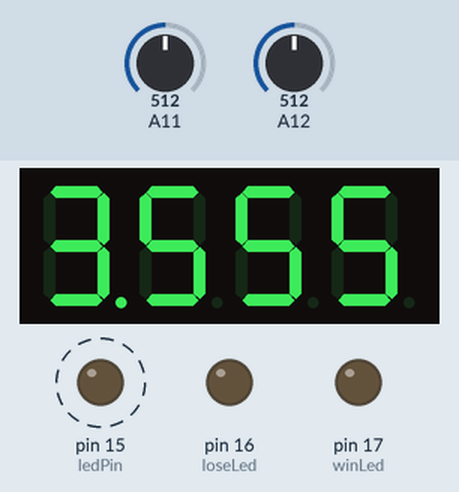
Recording of a sketch running on a simulated Arduino Mega 2560, built with avr-gcc and run on an emulated ATmega2560. Shown: 4-digit seven-segment display, output pins drawn as LEDs (lit = HIGH). Dashed ring = blinking. Inputs (shaded band) come from the test bench; at power-on: A11 = 512, A12 = 512. Random numbers use the default seed unless the sketch sets one; what the sketch prints to the serial monitor is not drawn.

Above: at 1.2 s.
1.3 s: A11 set to 716
At 2.9 s:
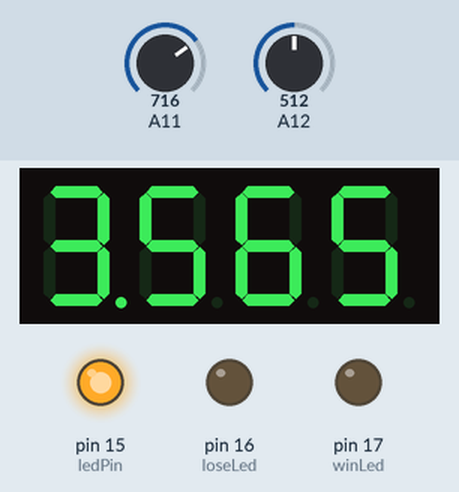
3.1 s: A12 set to 716
At 5.4 s:
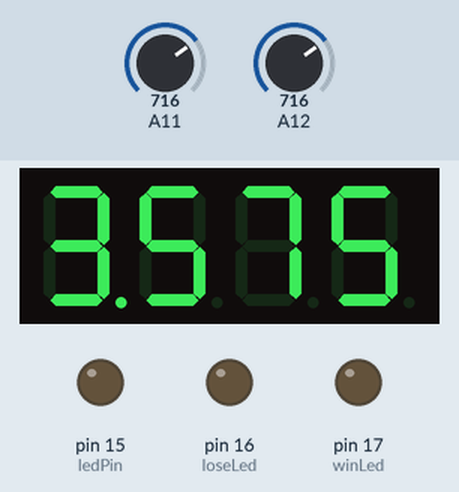
5.9 s: A11 set to 900
At 6.5 s:
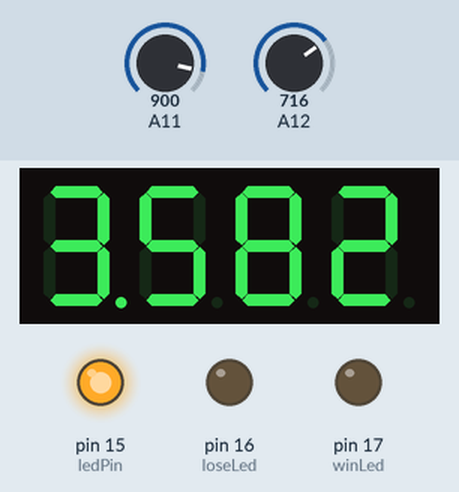
8.1 s: A12 set to 900
At 9.1 s:
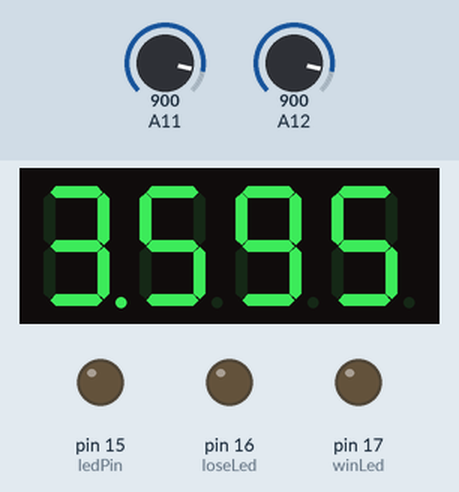
10.1 s: A11 set to 1023
At 12.0 s:
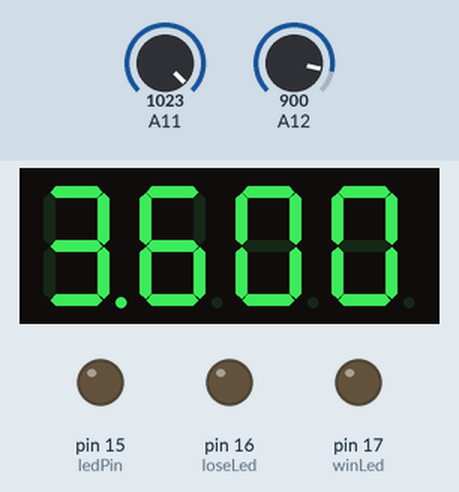
12.4 s: A12 set to 306
At 13.4 s:
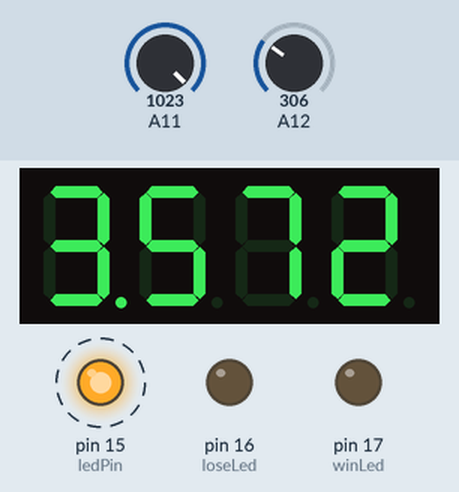
Timing chart, 0 to 15.4 s (numbered marks = the images above; inputs shaded):
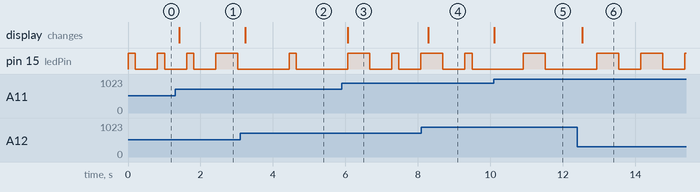

The sketch:

arduinoTesting.ino
```cpp
// Demo the quad alphanumeric display LED backpack kit
// scrolls through every character, then scrolls Serial
// input onto the display

#include <Wire.h>
#include <Adafruit_GFX.h>
#include "Adafruit_LEDBackpack.h"

//For letters
char* letters[] = {
".-", "-...", "-.-.", "-..", ".", "..-.", "--.", "....", "..", // A-I
".---", "-.-", ".-..", "--", "-.", "---", ".--.", "--.-", ".-.", // J-R
"...", "-", "..-", "...-", ".--", "-..-", "-.--", "--.." // S-Z
};

//For Numbers
char* numbers[] = {
  "-----", ".----", "..---", "...--", "....-", ".....",
"-....", "--...", "---..", "----."
};

char * words[] = {"shell", "halls", "slick", "trick", "boxes", "leaks", "strobe", "bistro", "flick", "bombs", "break", "brick", "steak", "sting", "vector", "beats"};

#define potPinB 28
#define potPinA 27
#define buttonPin 0
#define ledPin 15
#define winLed 17
#define loseLed 16
int indexTime = 0;
int reqDel = 0;
int dotDelay = 200;
int finalSeq[] = {};
int *sequence[] = {};
char challenge[6];
int challengeNum;
bool win = false;
bool doCheckWin = false;
char morseLetter;
char ch;
bool morseCharSpace = false;

static const PROGMEM uint8_t alphafonttable[] = {
    0b01001111, // 0
    0b00000110, // 1
    0b01011011, // 2
    0b01001111, // 3
    0b01100110, // 4
    0b01101111, // 5
    0b01111101, // 6
    0b00000111, // 7
    0b01111111, // 8
    0b01101111 // 9
};


Adafruit_AlphaNum4 alpha4 = Adafruit_AlphaNum4();


int map(int x, float in_min, float in_max, float out_min, float out_max){
  return int((x-in_min) * (out_max-out_min) / (in_max - in_min) + out_min);
}

void checkWin(){
  int measureOne = analogRead(potPinA);
  int measureTwo = analogRead(potPinB);

  int answer = map((measureOne + measureTwo)/2, 0, 1023, 0, 16);
  if (answer == challengeNum){
    win = true;
    Serial.println("Win");
  } else {
    win = false;
    Serial.println("lose, Try again");
  }

  digitalWrite(winLed, win);
  digitalWrite(loseLed, !win);
  doCheckWin = false;
}

void callbackButton(){
  doCheckWin = true;
}

void setup() {
  pinMode(ledPin, OUTPUT);
  pinMode(winLed, OUTPUT);
  pinMode(loseLed, OUTPUT);
  pinMode(buttonPin, INPUT);
  Serial.begin(9600);

  alpha4.begin(0x70);  // pass in the address
  Serial.println("Start typing to display!");

  randomSeed(analogRead(26));
  challengeNum = random(0, 15);
  memcpy(challenge, words[challengeNum], 6);

  attachInterrupt(digitalPinToInterrupt(buttonPin), callbackButton, RISING);
}


char displaybuffer[4] = {'3', ' ', ' ', ' '};


int i = 0;
int j = 0;
void loop() {
  if(millis() - indexTime >= reqDel){
    digitalWrite(ledPin, LOW);
    if (morseCharSpace){
      reqDel = dotDelay * 3;
      indexTime = millis();
      morseCharSpace = false;
    } else {
      ch = challenge[i]; // read a single letter if (ch >= 'a' && ch <= 'z')
      if (ch != NULL){
        //Serial.print(ch);
        if (ch >= 'a' && ch <= 'z') {
          morseLetter = letters[ch - 'a'][j];
        }
        else if (ch >= 'A' && ch <= 'Z') {
          morseLetter = letters[ch - 'A'][j]; }
        else if (ch >= '0' && ch <= '9') {
          morseLetter = numbers[ch - '0'][j]; }
        else if (ch == ' ') {
          morseLetter = ' ';
        }
        Serial.print(morseLetter);
        if (morseLetter != NULL){
          if (morseLetter == '.'){
            reqDel = dotDelay;
            indexTime = millis();
            digitalWrite(ledPin, HIGH);
            morseCharSpace = true;
            j++;
          }
          else if (morseLetter == '-'){
            reqDel = dotDelay * 3;
            indexTime = millis();
            digitalWrite(ledPin, HIGH);
            morseCharSpace = true;
            j++;
          }
        } else {
          j = 0;
          i++;
          reqDel = dotDelay * 4;
          indexTime = millis();
        }
      } else {
        i = 0;
        j = 0;
        reqDel = dotDelay * 7;
        indexTime = millis();
      }
    }
  }

  // Serial.println(analogRead(potPinA));
  // Serial.println(analogRead(potPinB));
  // Serial.println();
  int measureOne = analogRead(potPinA);
  int measureTwo = analogRead(potPinB);

  int num = map((measureOne + measureTwo)/2, 0, 1023, 0, 16);

  switch (num) {
    case 0:
      displaybuffer[1] = '5';
      displaybuffer[2] = '0';
      displaybuffer[3] = '5';
      break;
    case 1:
      displaybuffer[1] = '5';
      displaybuffer[2] = '1';
      displaybuffer[3] = '5';
      break;
    case 2:
      displaybuffer[1] = '5';
      displaybuffer[2] = '2';
      displaybuffer[3] = '2';
      break;
    case 3:
      displaybuffer[1] = '5';
      displaybuffer[2] = '3';
      displaybuffer[3] = '2';
      break;
    case 4:
      displaybuffer[1] = '5';
      displaybuffer[2] = '3';
      displaybuffer[3] = '5';
      break;
    case 5:
      displaybuffer[1] = '5';
      displaybuffer[2] = '4';
      displaybuffer[3] = '2';
      break;
    case 6:
      displaybuffer[1] = '5';
      displaybuffer[2] = '4';
      displaybuffer[3] = '5';
      break;
    case 7:
      displaybuffer[1] = '5';
      displaybuffer[2] = '5';
      displaybuffer[3] = '2';
      break;
    case 8:
      displaybuffer[1] = '5';
      displaybuffer[2] = '5';
      displaybuffer[3] = '5';
      break;
    case 9:
      displaybuffer[1] = '5';
      displaybuffer[2] = '6';
      displaybuffer[3] = '5';
      break;
    case 10:
      displaybuffer[1] = '5';
      displaybuffer[2] = '7';
      displaybuffer[3] = '2';
      break;
    case 11:
      displaybuffer[1] = '5';
      displaybuffer[2] = '7';
      displaybuffer[3] = '5';
      break;
    case 12:
      displaybuffer[1] = '5';
      displaybuffer[2] = '8';
      displaybuffer[3] = '2';
      break;
    case 13:
      displaybuffer[1] = '5';
      displaybuffer[2] = '9';
      displaybuffer[3] = '2';
      break;
    case 14:
      displaybuffer[1] = '5';
      displaybuffer[2] = '9';
      displaybuffer[3] = '5';
      break;
    case 15:
      displaybuffer[1] = '6';
      displaybuffer[2] = '0';
      displaybuffer[3] = '0';
      break;
  }

  // while (! Serial.available()) return;

  // char c = Serial.read();
  // if (! isprint(c)) return; // only printable!

  // // scroll down display
  // displaybuffer[0] = displaybuffer[1];
  // displaybuffer[1] = displaybuffer[2];
  // displaybuffer[2] = displaybuffer[3];
  // displaybuffer[3] = c;

  // set every digit to the buffer
  alpha4.writeDigitRaw(0,0b0100000010001111);
  //alpha4.writeDigitAscii(0, displaybuffer[0]);
  alpha4.writeDigitAscii(1, displaybuffer[1]);
  alpha4.writeDigitAscii(2, displaybuffer[2]);
  alpha4.writeDigitAscii(3, displaybuffer[3]);

  // write it out!
  alpha4.writeDisplay();
  delay(200);
  if (doCheckWin){
    checkWin();
  }
}
```

Tests.ino
```cpp

```

Measured:
- after the input at 1.3 s, the display: changes after 0.12 s (image 1)
- after the input at 3.1 s, the display: changes after 0.14 s (image 2)
- after the input at 5.9 s, the display: changes after 0.17 s (image 3)
- after the input at 8.1 s, the display: changes after 0.19 s (image 4)
- after the input at 10.1 s, the display: changes at once (image 5)
- after the input at 12.4 s, the display: changes after 0.13 s (image 6)
- by itself, pin 15 (ledPin): alternates HIGH for 0.61 s and LOW for 0.61 s
